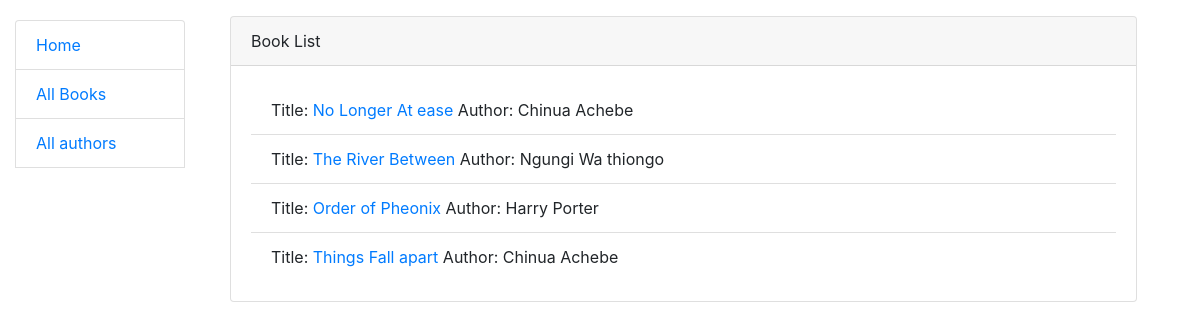
The page /books/ on the database its author committed.
### catalog/models.py (models this page shows, shortened)
class Book(models.Model):
    title = models.CharField(max_length=200)
    author = models.ForeignKey('Author', on_delete=models.SET_NULL,null=True)
    summary = models.TextField(max_length=1000, help_text='Brief description of the book')
    isbn = models.CharField('ISBN', max_length=13, help_text='13 Character <a href="https://www.isbn-international.org/content/what-isbn">ISBN number</a>')
    genre = models.ManyToManyField('Genre', help_text='Select the genre for this book')
    language = models.ManyToManyField('Language', help_text='Select the language of the book')
    def get_absolute_url(self):
        return reverse("book-detail", kwargs={"pk": self.pk})
    def display_genre(self):
        return ', '.join(genre.name for genre in self.genre.all()[:3])
    display_genre.short_description ='Genre'

class Author(models.Model):
    first_name = models.CharField(max_length=100)
    last_name = models.CharField(max_length=100)
    date_of_birth = models.DateField(null=True, blank=True)
    date_of_death = models.DateField('Died', null=True, blank=True)
    class Meta:
        ordering = ['first_name', 'last_name']
    def __str__(self):
        return f'{self.first_name} {self.last_name}'

### catalog/views.py (the view)
# urls.py: path('books/', views.BookListView.as_view(), name='books'),
class BookListView(generic.ListView):
    model = Book
    context_object_name = 'my_book_list'
    def get_queryset(self):
        return Book.objects.all()
    template_name = 'books/books.html'

### catalog/templates/books/books.html
{% extends 'base.html' %}
{% block content %}
  <div class="container-fluid pt-3 pr-5 " style="width: 100%;">
      <div class="card">
          <div class="card-header">Book List</div>
          <div class="card-body">
              <ul class="list-group list-group-flush">
                  {% if my_book_list %}
                      {% for book in my_book_list %}
                        <li class="list-group-item"> <span>Title: </span> <a href="{{book.get_absolute_url}}">{{book.title}}</a><span>  Author: {{book.author}}</span> </li>
                      {% endfor %}
                  {% endif %}
              </ul>
          </div>
      </div>
  </div>
{% endblock content %}

### catalog/templates/base.html (shortened to what this page needs)
{% load static  %}
<!DOCTYPE html>
<html lang="en">
<head>
    <link rel="stylesheet" href="{% static 'css/bootstrap.min.css' %}">
    <link rel="stylesheet" href="{% static 'css/bootstrap.css' %}">
    <link rel="stylesheet" href="{% static 'css/styles.css' %}">
</head>
<body>
    <div class="container-fluid">
        <div class="row">
            <div class="col-sm-2">
                {% block sidebar %}
                  <ul class="sidebar-nav list-group list-group-flash">
                      <li class="list-group-item"><a href="{% url 'index' %}">Home</a> </li>
                      <li class="list-group-item"><a href="{% url 'books' %}">All Books</a></li>
                      <li class="list-group-item"> <a href="{% url 'authors' %}">All authors</a> </li> <hr>
                  </ul>
                {% endblock sidebar %}
            </div>
            <div class="col-sm-10">{% block content %}{% endblock content %}</div>
        </div>
    </div>
</body>
</html>

### catalog/static/css/styles.css (style rules this page uses)
.sidebar-nav { margin-top: 20px; padding: 0; list-style: none; }

### rows shown on the page
Book: title "No Longer At ease", author "Chinua Achebe"
Book: title "The River Between", author "Ngungi Wa thiongo"
Book: title "Order of Pheonix", author "Harry Porter"
Book: title "Things Fall apart", author "Chinua Achebe"
